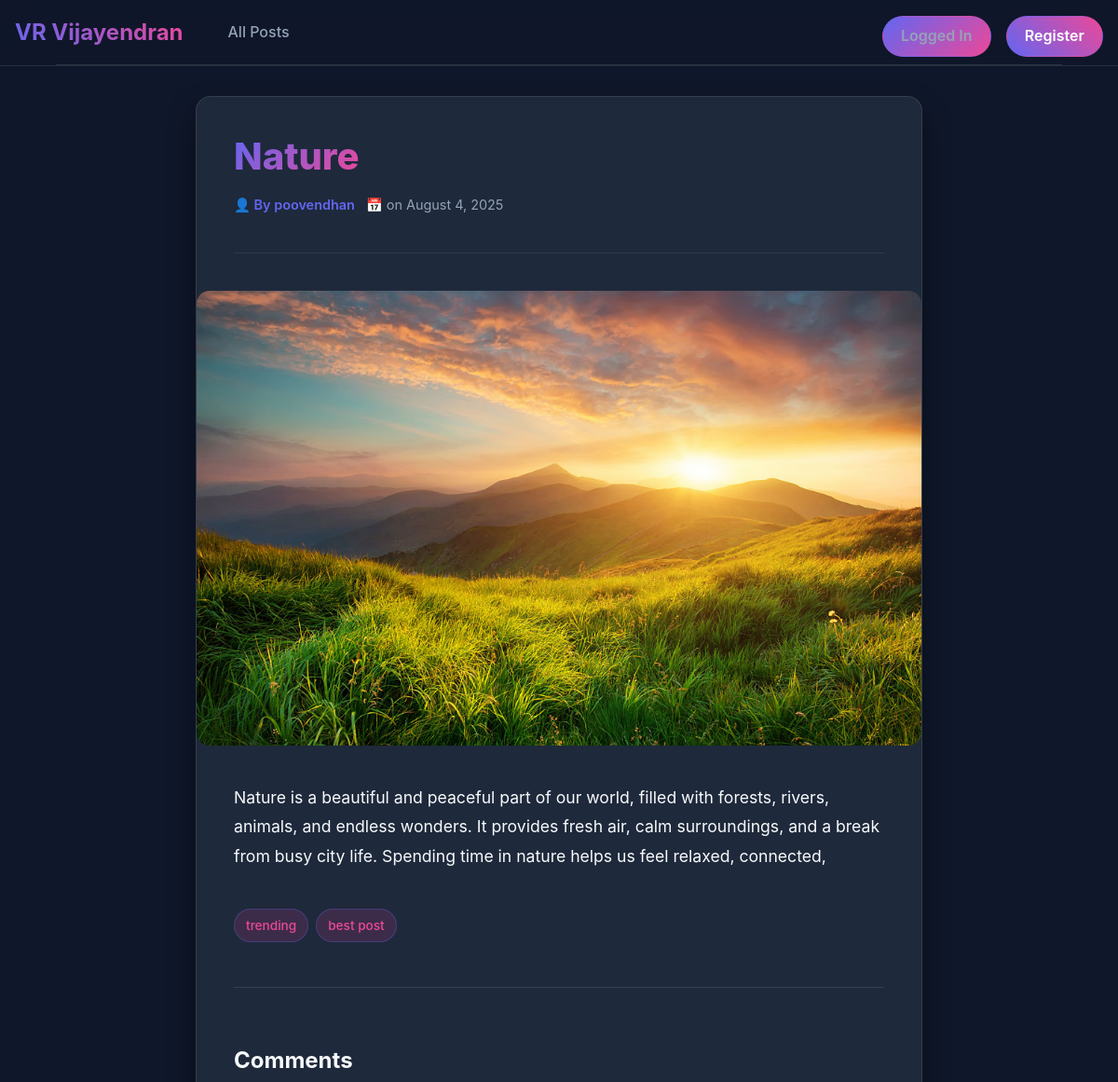
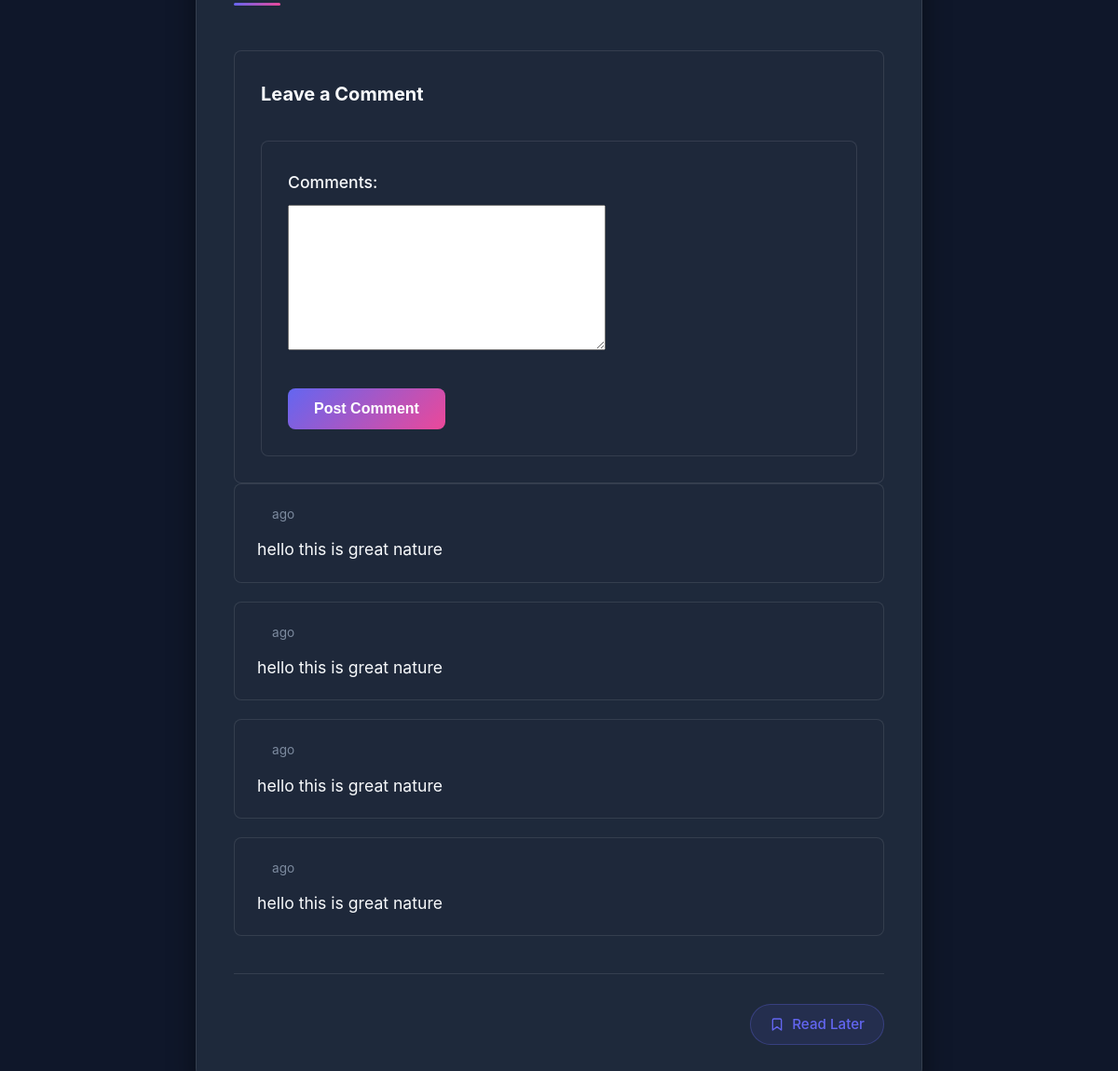
The app's page /nature (signed in) with its own data (2 pictures, top to bottom).
### post/models.py (models this page shows, shortened)
class Post(models.Model):
    title = models.CharField(max_length=50)
    author_name = models.ForeignKey(author, on_delete=models.PROTECT , null=True)
    excerpt = models.CharField(max_length=50)
    image_name = models.ImageField(upload_to = "images")
    date = models.DateField(auto_now=True)
    slug = models.SlugField(default="",null=False)
    content = models.CharField(max_length=250)
    caption = models.ManyToManyField(captions)
    comments_line = models.ForeignKey(comments,on_delete=models.CASCADE,null=True)

class author(models.Model):
    first_name = models.CharField(max_length=50)
    last_name = models.CharField(max_length=50)
    email = models.CharField(max_length=50)

class captions(models.Model):
    name_caption = models.CharField(max_length=50)
    def __str__(self):
        return self.name_caption

class comments(models.Model):
    title = models.CharField(null=True , max_length= 150)
    comments = models.TextField(max_length=250)

### post/views.py (the view, shortened to what this page needs)
# urls.py: path('',include("post.urls"))
class post(View):
    def get(self, request , post_slag):
        posts = get_object_or_404(Post , slug = post_slag)
        slags = Post.objects.values_list("slug")
        commentsform = commentsForm()
        post_title = posts.title
        list_comments = comments.objects.filter(title = post_title)
        return render(request , "post/post.html",{
                                                  "slags":slags ,
                                                  "posts":posts ,
                                                  "comments" : commentsform,
                                                   "list_comments": list_comments,
                                                } )

### post/forms.py
class commentsForm(ModelForm):
    class Meta:
        model = comments
        fields = ["comments"]

### post/templates/post/post.html (shortened to what this page needs)
{% extends "base.html" %}
{% load static %}
{% block css_style %}
    <link rel="stylesheet" href="{% static 'post/css files/post.css' %}">
{% endblock %}
{% block content_page %}
{% include "post/includes/headers.html" %}
<main class="container">
    <article class="post-full">
        <header class="post-header">
            <h1 class="post-title">{{ posts.title|title }}</h1>
            <div class="post-meta">
                <span class="author">By {{ posts.author_name.first_name }}</span>
                <span class="date">on {{ posts.date|date:"F j, Y" }}</span>
            </div>
        </header>
        <figure class="post-image">
            <img src="{{ posts.image_name.url }}" alt="{{ posts.title }}">
        </figure>
        <section class="post-content">
            <div class="post-body">
                {{ posts.content|linebreaks }}
            </div>
            {% if posts.caption.all %}
            <ul class="caption-list">
                {% for caption in posts.caption.all %}
                <li class="caption-badge">{{ caption }}</li>
                {% endfor %}
            </ul>
            {% endif %}
            <section class="comments-section">
                <h3>Comments</h3>
                {% if user.is_authenticated %}
                <div class="comment-form">
                    <h4>Leave a Comment</h4>
                    <form action="{% url 'post' posts.title %}" method="POST" class="comment-form">
                        <div class="form-group">
                            {{ comments }}
                        </div>
                        <button type="submit" class="btn">Post Comment</button>
                    </form>
                </div>
                {% else %}
                <p><a href="{% url 'login' %}" class="btn">Log in to leave a comment</a></p>
                {% endif %}
                {% if list_comments %}
                <ul class="comment-list">
                    {% for comment in list_comments %}
                    <li class="comment-item">
                        <div class="comment-meta">
                            <span class="comment-date">{{ comment.created_at|timesince }} ago</span>
                        </div>
                        <div class="comment-content">
                            {{ comment.comments }}
                        </div>
                    </li>
                    {% endfor %}
                </ul>
                {% else %}
                <p class="no-comments">No comments yet. Be the first to comment!</p>
                {% endif %}
            </section>
        <div class="post-actions">
            <form action="{% url 'addme' %}" method="POST" class="read-later-form">
                <button type="submit" class="btn-read-later" aria-label="Save to Read Later">
                    <span class="btn-icon">
                        <svg xmlns="http://www.w3.org/2000/svg" width="16" height="16" viewBox="0 0 24 24" fill="none" stroke="currentColor" stroke-width="2" stroke-linecap="round" stroke-linejoin="round">
                            <path d="M19 21l-7-5-7 5V5a2 2 0 0 1 2-2h10a2 2 0 0 1 2 2z"></path>
                        </svg>
                    </span>
                    <span class="btn-text">Read Later</span>
                </button>
            </form>
        </div>
    </article>
</main>
{% endblock %}

### post/static/post/css files/header.css (style rules this page uses)
:root { --header-height: 70px; }

### records on screen
Post: title "Nature", author_name.first_name "poovendhan", date "August 4, 2025", image_name (picture), content "Nature is a beautiful and peaceful part of our world, filled with forests, rivers, animals, and endless wonders. It provides fresh air, calm surroundings, and a break from busy city life. Spending time in nature helps us feel relaxed, connected,"
captions: name_caption "trending"
captions: name_caption "best post"
comments: comments "hello this is great nature"
comments: comments "hello this is great nature"
comments: comments "hello this is great nature"
comments: comments "hello this is great nature"
